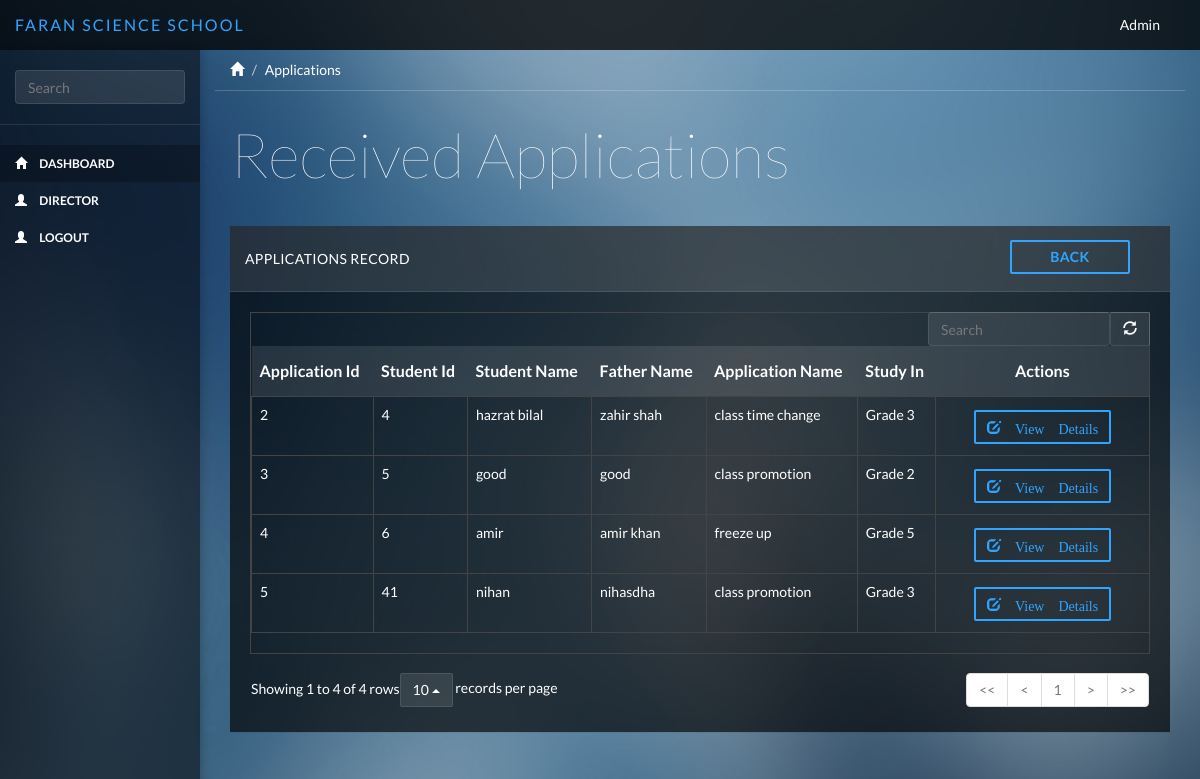
/applications/applications_views, run on the app's committed database.
### tables this page shows
CREATE TABLE IF NOT EXISTS `applications` (
  `app_id` int(11) NOT NULL AUTO_INCREMENT,
  `fkuser_id` int(11) NOT NULL,
  `app_to` varchar(255) NOT NULL,
  `application_name` varchar(255) NOT NULL,
  `app_director` varchar(255) NOT NULL,
  `subject_line` varchar(255) NOT NULL,
  `app_text` varchar(1000) NOT NULL,
  `yours_obediently` varchar(255) NOT NULL,
  `series` varchar(255) NOT NULL,
  `created_at` varchar(255) NOT NULL,
  `updated_at` varchar(255) NOT NULL,
  `created_by` varchar(255) NOT NULL,
  PRIMARY KEY (`app_id`)
);

CREATE TABLE IF NOT EXISTS `users` (
  `u_id` int(11) NOT NULL AUTO_INCREMENT,
  `name` varchar(255) NOT NULL,
  `f_name` varchar(255) NOT NULL,
  `email` varchar(255) NOT NULL,
  `password` varchar(500) NOT NULL,
  `role` varchar(255) NOT NULL,
  `description` varchar(255) NOT NULL,
  `created_at` varchar(255) NOT NULL,
  `updated_at` varchar(255) NOT NULL,
  `created_by` varchar(255) NOT NULL,
  PRIMARY KEY (`u_id`)
);

CREATE TABLE IF NOT EXISTS `courses_added` (
  `course_id` int(11) NOT NULL AUTO_INCREMENT,
  `course_title` varchar(255) NOT NULL,
  PRIMARY KEY (`course_id`)
);

### application/controllers/Applications.php (called while the page is built, shortened)
<?php
class Applications extends CI_Controller {
     public function applications_views(){
        $this->db->select('*');
        $this->db->from('applications');
        $this->db->join('users','users.u_id = applications.fkuser_id');
        $this->db->join('courses_added','courses_added. course_id = applications.series');
        $query = $this->db->get();
        $result['result'] = $query->result();
        $this->load->view('include/header');
        $this->load->view('include/sidebar');
        $this->load->view('applications/applications_view',$result);
        $this->load->view('include/footer');
    }
}

### index.php (called while the page is built, shortened)
<?php
require_once BASEPATH.'core/CodeIgniter.php';

### application/views/applications/applications_view.php (the view)
<div class="col-sm-9 col-sm-offset-3 col-lg-10 col-lg-offset-2 main">
    <div class="row">
        <ol class="breadcrumb">
            <li><a href="#"><span class="glyphicon glyphicon-home"></span></a></li>
            <li class="active">Applications </li>
        </ol>
    </div>
    <div class="row">
        <div class="col-lg-12">
            <h1 class="page-header">Received Applications</h1>
        </div>
    </div>
    <div class="row">
        <div class="col-lg-12">
            <div class="panel panel-default">
                <div  class="panel-heading">Applications Record
                <a href="<?= site_url()?>admin/index" type="button" style="position: relative;width: 120px; " class="btn btn-primary btn-outline margin  pull-right"><b>Back</b></a>
                </div>
                <div class="panel-body">
                    <table data-toggle="table" data-show-refresh="true" data-search="true" data-select-item-name="toolbar1" data-pagination="true" data-sort-name="name" data-sort-order="desc">
                        <thead>
                        <tr>
                            <th  data-sortable="true"><b>Application Id</b></th>
                            <th  data-sortable="true"><b>Student Id</b></th>
                            <th  data-sortable="true"><b>Student Name</b></th>
                            <th  data-sortable="true"><b>Father Name</b></th>
                            <th  data-sortable="true"><b>Application Name</b></th>
                            <th  data-sortable="true"><b>Study In</b></th>
                            <th  colspan="2" class="text-center"><b>Actions</b></th>
                        </tr>
                        </thead>
                        <tbody>
                            <?php foreach ($result  as $array) {?>
                             <tr>
                                 <td><?=$array->app_id?></td>
                                 <td><?=$array->fkuser_id?></td>
                                 <td><?=$array->name?></td>
                                 <td><?=$array->f_name?></td>
                                 <td><?=$array->application_name?></td>
                                 <td><?=$array->course_title?></td>
                                 <td>
                                     <a href="<?= site_url()?>applications/application_detailview/<?= $array->app_id ?>" type="button" class="btn btn-primary glyphicon glyphicon-edit btn-outline margin"> View Details</a>
                                 </td>
                             </tr>
                            <?php }?>
                        </tbody>
                    </table>
                </div>
            </div>
        </div>
    </div>
</div>

### application/views/include/header.php (shortened to what this page needs)
<!DOCTYPE html>
<html>
<head>
    <link href="<?=base_url()?>public/css/bootstrap.min.css" rel="stylesheet">
    <link href="<?=base_url()?>public/css/datepicker3.css" rel="stylesheet">
    <link href="<?=base_url()?>public/css/styles.css" rel="stylesheet">
    <link href="<?=base_url()?>public/css/chosen.min" rel="stylesheet">
</head>
<body>
<nav class="navbar navbar-inverse navbar-fixed-top" role="navigation">
    <div class="container-fluid">
        <div class="navbar-header">
            <a class="navbar-brand" href="#"><span>Faran Science School </span></a>
            <ul class="nav navbar-top-links navbar-right">
                <li class="dropdown">
                    <a class="dropdown-toggle count-info" data-toggle="dropdown" href="#">
                       Admin
                    </a>
                </li>
            </ul>
        </div>
    </div>
</nav>

### application/views/include/sidebar.php
<div id="sidebar-collapse" class="col-sm-3 col-lg-2 sidebar">
    <form role="search">
        <div class="form-group">
            <input type="text" class="form-control" placeholder="Search">
        </div>
    </form>
    <ul class="nav menu">
        <li class="active"><a href="<?= site_url()?>home"><span class="glyphicon glyphicon-home"></span> Dashboard</a></li>
        <li>
            <a href="<?= site_url()?>admin">
                <span class="glyphicon glyphicon-user"></span> Director
            </a>
        </li>
        <li>
            <a href="<?= site_url()?>home">
                <span class="glyphicon glyphicon-user"></span> Logout
            </a>
        </li>
    </ul>
</div>

### application/views/include/footer.php (shortened to what this page needs)
</body>
</html>

### public/css/styles.css (style rules this page uses)
body { background-color: #444; background-image: url(../bg/blurred-background-1.jpg); background-size: cover; -webkit-background-size: cover; -moz-background-size: cover; -o-background-size: cover; font-family: 'Lato'; padding-top: 50px; color: #fff; }
.row { margin: 0; }
.panel-body { padding: 20px; }
.main { padding-bottom: 20px; }
a, a:hover, a:focus { color: #fff; }
h1, h2, h3, h4, h5, h6 { color: #fff; }
h1 { font-weight: 100; font-size: 62px; }
.form-control { border: 1px solid rgba(255, 255, 255, .1); box-shadow: none; background: rgba(255, 255, 255, .1); }
.navbar-header .navbar-brand { color: #fff; font-size: 16px; text-transform: uppercase; font-weight: 500; letter-spacing: 2px; }
.navbar-header .navbar-brand span { color: #30a5ff; }
.dropdown { background: rgba(255, 255, 255, .1); background: none; float: left; margin: 5px; }
.navbar-top-links li:last-child { margin-right: 10px; }
.margin { margin: 4px 25px; }
.btn-primary, .btn-primary:hover, .btn-primary:focus, .btn-primary:active, .btn-primary.active, .open > .dropdown-toggle.btn-primary, .btn-primary.disabled, .btn-primary[disabled], fieldset[disabled] .btn-primary, .btn-primary.disabled:hover, .btn-primary[disabled]:hover, fieldset[disabled] .btn-primary:hover, .btn-primary.disabled:focus, .btn-primary[disabled]:focus, fieldset[disabled] .btn-primary:focus, .btn-primary.disabled:active, .btn-primary[disabled]:active, fieldset[disabled] .btn-primary:active, .btn-primary.disabled.active, .btn-primary[disabled].active, fieldset[disabled] .btn-primary.active { background-color: #30a5ff; border-color: #30a5ff; }
.btn { border-radius: 2px; }
.btn-outline { background: none; border-width: 2px; padding: 5px 11px; }
.btn-outline.btn-primary { color: #30a5ff; }
.panel { border: 0; background: #333; background: rgba(0, 0, 0, .65); border-radius: 0; margin-top: -1px; }
.panel-heading { font-size: 18px; font-weight: 300; letter-spacing: 0.025em; height: 66px; line-height: 45px; border-radius: 0; }
.panel-default .panel-heading { background: #444; background: rgba(255, 255, 255, .1); border-bottom: 1px solid rgba(255, 255, 255, .1); color: #fff; text-transform: uppercase; font-size: 14px; font-weight: 500; }
.navbar { border: 0; background: rgba(0, 0, 0, .75); }
.sidebar { display: block; background-color: #333; background: rgba(0, 0, 0, .5); padding: 0; display: none; }
.sidebar form { padding: 20px 15px 5px 15px; margin-bottom: 20px; border-bottom: 1px solid rgba(255, 255, 255, .1); }
.sidebar ul.nav { text-transform: uppercase; font-size: 12px; font-weight: 700; }
@media (min-width: 768px) { .sidebar { display: block; position: fixed; top: 50px; bottom: 0; left: 0; z-index: 1000; display: block; margin: 0; padding: 0; overflow-x: hidden; overflow-y: auto; box-shadow: 1px 0px 10px rgba(0, 0, 0, .25); } }
@media (min-width: 768px) { .navbar-header { width: 100%; } }
.sidebar ul.nav .active a, .sidebar ul.nav li.parent a.active, .sidebar ul.nav .active > a:hover, .sidebar ul.nav li.parent a.active:hover, .sidebar ul.nav .active > a:focus, .sidebar ul.nav li.parent a.active:focus { color: #fff; background-color: rgba(0, 0, 0, 0.25); }
.sidebar span.glyphicon { margin-right: 10px; }
.breadcrumb { border-radius: 0; padding: 10px 15px; background: none; box-shadow: 0 1px 0px rgba(255, 255, 255, .2); margin: 0 ; }
.breadcrumb li { color: #fff; }
.breadcrumb .active { color: #fff; }
h1.page-header { margin-top: 30px; margin-bottom: 30px; border-bottom: 0; color: #fff; }
.table { background: none; }

### data on the page
applications: app_id "2", fkuser "4", fkuser.name "hazrat bilal", fkuser.f_name "zahir shah", application_name "class time change", courses_added.course_title "Grade 3"
applications: app_id "3", fkuser "5", fkuser.name "good", fkuser.f_name "good", application_name "class promotion", courses_added.course_title "Grade 2"
applications: app_id "4", fkuser "6", fkuser.name "amir", fkuser.f_name "amir khan", application_name "freeze up", courses_added.course_title "Grade 5"
applications: app_id "5", fkuser "41", fkuser.name "nihan", fkuser.f_name "nihasdha", application_name "class promotion", courses_added.course_title "Grade 3"
